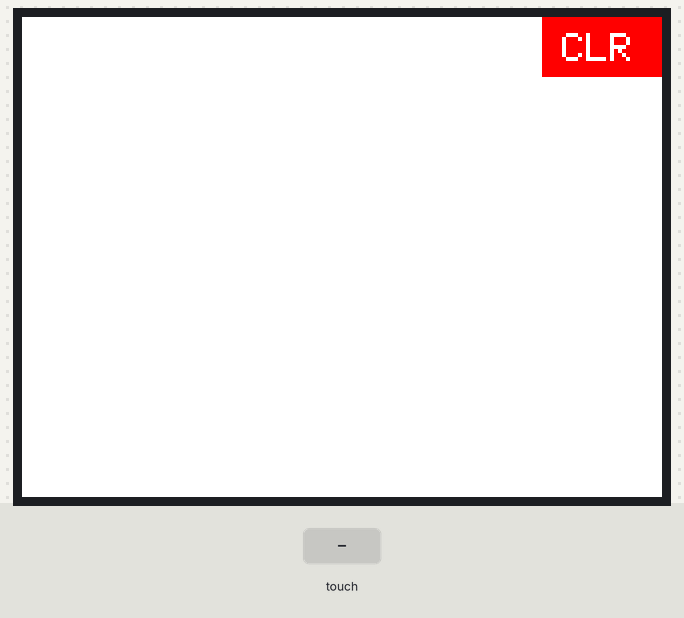
Bench run of a sketch on a simulated Arduino Uno, built for the host (arithmetic inside an expression is 32-bit, double 64-bit). Shown: 320×240 colour display. The test bench sets the inputs (shaded band). What the sketch prints to the serial monitor is not drawn.

Above: at 1.4 s.
1.5 s: touch panel pressed at 13 % / 10 % of its raw x / y range
3.0 s: touch panel pressed at 38 % / 10 % of its raw x / y range
Timing chart, 0 to 6.0 s (numbered marks = the images above; inputs shaded):
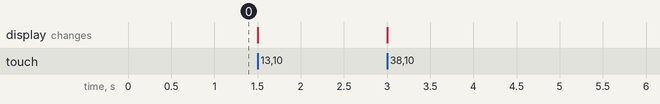

The sketch:

S3_N16R8_TFT_TOUCH.ino
```cpp
// VCC     -> 3.3V
// GND     -> GND
// MOSI -> GPIO11
// MISO -> GPIO13
// SCK  -> GPIO12
// CS   -> GPIO10
// DC   -> GPIO9
// RST  -> GPIO8
// LED  -> 3.3V
// T_CLK -> GPIO12
// T_DIN -> GPIO11
// T_DO  -> GPIO13
// T_CS  -> GPIO7
// T_IRQ -> GPIO6 (optional)

#include <SPI.h>
#include <Adafruit_GFX.h>
#include <Adafruit_ILI9341.h>
#include <XPT2046_Touchscreen.h>

#define TFT_CS    10
#define TFT_DC     9
#define TFT_RST    8

#define TOUCH_CS   7
#define TOUCH_IRQ  6

#define TFT_MOSI 11
#define TFT_MISO 13
#define TFT_SCLK 12

Adafruit_ILI9341 tft(TFT_CS, TFT_DC, TFT_RST);
XPT2046_Touchscreen ts(TOUCH_CS, TOUCH_IRQ);

void setup() {

  Serial.begin(115200);

  SPI.begin(TFT_SCLK, TFT_MISO, TFT_MOSI);

  tft.begin();
  tft.setRotation(3);

  ts.begin();
  ts.setRotation(4);

  tft.fillScreen(ILI9341_WHITE);

  // Clear button
  tft.fillRect(260, 0, 60, 30, ILI9341_RED);
  tft.setTextColor(ILI9341_WHITE);
  tft.setTextSize(2);
  tft.setCursor(270, 8);
  tft.print("CLR");
}

void loop() {

  if (ts.touched()) {

    TS_Point p = ts.getPoint();

    // Adjust these values if needed
    int x = map(p.y, 200, 3800, 0, 320);
    int y = map(p.x, 200, 3800, 0, 240);

    // Shift left
    x -= 15;

    // Prevent out-of-range values
    x = constrain(x, 0, 319);
    y = constrain(y, 0, 239);

    Serial.print(x);
    Serial.print(",");
    Serial.println(y);

    // Clear screen button
    if (x > 260 && y < 30) {

      tft.fillScreen(ILI9341_WHITE);

      tft.fillRect(260, 0, 60, 30, ILI9341_RED);
      tft.setTextColor(ILI9341_WHITE);
      tft.setTextSize(2);
      tft.setCursor(270, 8);
      tft.print("CLR");

      delay(300);
    }
    else {

      // Draw with finger
      tft.fillCircle(x, y, 2, ILI9341_BLACK);
    }
  }
}
```
